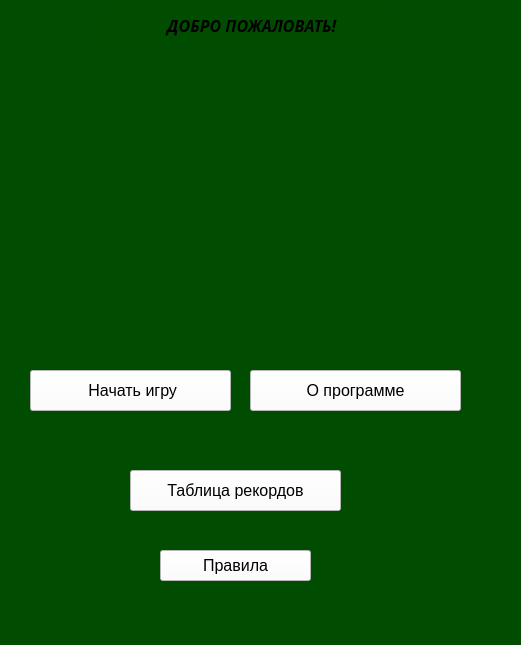
<?xml version="1.0" encoding="UTF-8"?>
<ui version="4.0">
 <class>Blackjack</class>
 <widget class="QMainWindow" name="Blackjack">
  <property name="geometry">
   <rect>
    <x>0</x>
    <y>0</y>
    <width>521</width>
    <height>645</height>
   </rect>
  </property>
  <property name="windowTitle">
   <string>MainWindow</string>
  </property>
  <property name="whatsThis">
   <string>&lt;html&gt;&lt;head/&gt;&lt;body&gt;&lt;p&gt;&lt;img src=&quot;https://www.liveabout.com/thmb/_CkaBejGkMkOZl2fs1uwslQrOVk=/1500x0/filters:no_upscale():max_bytes(150000):strip_icc()/winning-blackjack-hand-on-casino-table-520257696-58979c263df78caebc19a6e7.jpg&quot;/&gt;&lt;/p&gt;&lt;/body&gt;&lt;/html&gt;</string>
  </property>
  <property name="styleSheet">
   <string notr="true">background-color: rgb(0, 76, 0);</string>
  </property>
  <widget class="QWidget" name="centralwidget">
   <widget class="QLabel" name="MainLabel">
    <property name="geometry">
     <rect>
      <x>100</x>
      <y>10</y>
      <width>291</width>
      <height>31</height>
     </rect>
    </property>
    <property name="font">
     <font>
      <family>Noto Serif Cond</family>
      <pointsize>12</pointsize>
      <weight>75</weight>
      <italic>true</italic>
      <bold>true</bold>
     </font>
    </property>
    <property name="styleSheet">
     <string notr="true">background-color: rgb(0, 77, 0);
border-top-color: rgb(255, 255, 255);
color: rgb(0, 0, 0)</string>
    </property>
    <property name="text">
     <string>   ДОБРО ПОЖАЛОВАТЬ!</string>
    </property>
    <property name="alignment">
     <set>Qt::AlignCenter</set>
    </property>
   </widget>
   <widget class="QPushButton" name="Begin_game">
    <property name="geometry">
     <rect>
      <x>30</x>
      <y>370</y>
      <width>201</width>
      <height>41</height>
     </rect>
    </property>
    <property name="font">
     <font>
      <family>MS Shell Dlg 2</family>
      <pointsize>12</pointsize>
      <weight>50</weight>
      <italic>false</italic>
      <bold>false</bold>
     </font>
    </property>
    <property name="styleSheet">
     <string notr="true">background-color: rgb(255, 255, 255);
color: rgb(0, 0, 0);</string>
    </property>
    <property name="text">
     <string> Начать игру</string>
    </property>
   </widget>
   <widget class="QPushButton" name="Records">
    <property name="geometry">
     <rect>
      <x>130</x>
      <y>470</y>
      <width>211</width>
      <height>41</height>
     </rect>
    </property>
    <property name="font">
     <font>
      <family>MS Shell Dlg 2</family>
      <pointsize>12</pointsize>
      <weight>50</weight>
      <italic>false</italic>
      <bold>false</bold>
     </font>
    </property>
    <property name="styleSheet">
     <string notr="true">background-color: rgb(255, 255, 255);
color: rgb(0, 0, 0);
</string>
    </property>
    <property name="text">
     <string>Таблица рекордов</string>
    </property>
   </widget>
   <widget class="QPushButton" name="Settings">
    <property name="geometry">
     <rect>
      <x>250</x>
      <y>370</y>
      <width>211</width>
      <height>41</height>
     </rect>
    </property>
    <property name="font">
     <font>
      <family>MS Shell Dlg 2</family>
      <pointsize>12</pointsize>
      <weight>50</weight>
      <italic>false</italic>
      <bold>false</bold>
     </font>
    </property>
    <property name="styleSheet">
     <string notr="true">background-color: rgb(255, 255, 255);
color: rgb(0, 0, 0);</string>
    </property>
    <property name="text">
     <string notr="true">О программе</string>
    </property>
   </widget>
   <widget class="QLabel" name="Photo">
    <property name="geometry">
     <rect>
      <x>110</x>
      <y>80</y>
      <width>281</width>
      <height>171</height>
     </rect>
    </property>
    <property name="text">
     <string/>
    </property>
    <property name="pixmap">
     <pixmap>images (1).jpg</pixmap>
    </property>
   </widget>
   <widget class="QPushButton" name="pushButton">
    <property name="geometry">
     <rect>
      <x>160</x>
      <y>550</y>
      <width>151</width>
      <height>31</height>
     </rect>
    </property>
    <property name="font">
     <font>
      <family>MS Shell Dlg 2</family>
      <pointsize>12</pointsize>
      <weight>50</weight>
      <italic>false</italic>
      <bold>false</bold>
     </font>
    </property>
    <property name="styleSheet">
     <string notr="true">background-color: rgb(255, 255, 255);
color: rgb(0, 0, 0);</string>
    </property>
    <property name="text">
     <string>Правила</string>
    </property>
   </widget>
  </widget>
  <widget class="QMenuBar" name="menubar">
   <property name="geometry">
    <rect>
     <x>0</x>
     <y>0</y>
     <width>521</width>
     <height>26</height>
    </rect>
   </property>
  </widget>
  <widget class="QStatusBar" name="statusbar"/>
 </widget>
 <resources/>
 <connections/>
</ui>
